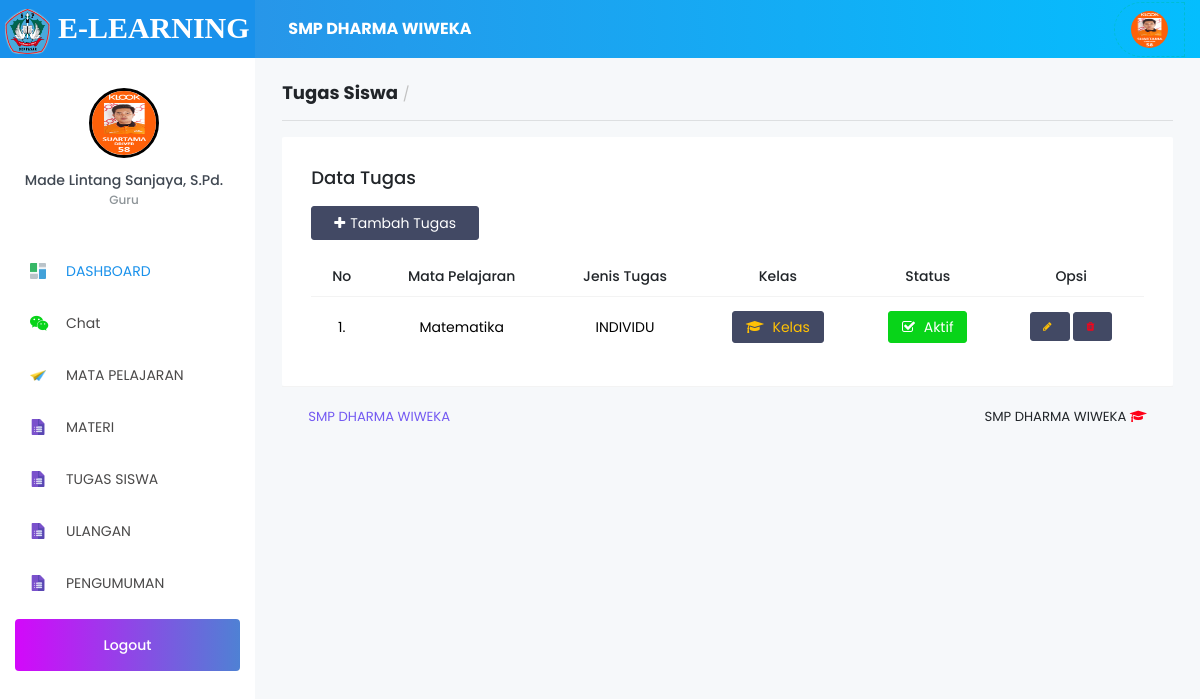
/Guru/index.php?page=tugas (signed in), run on an earlier commit of the app's database.
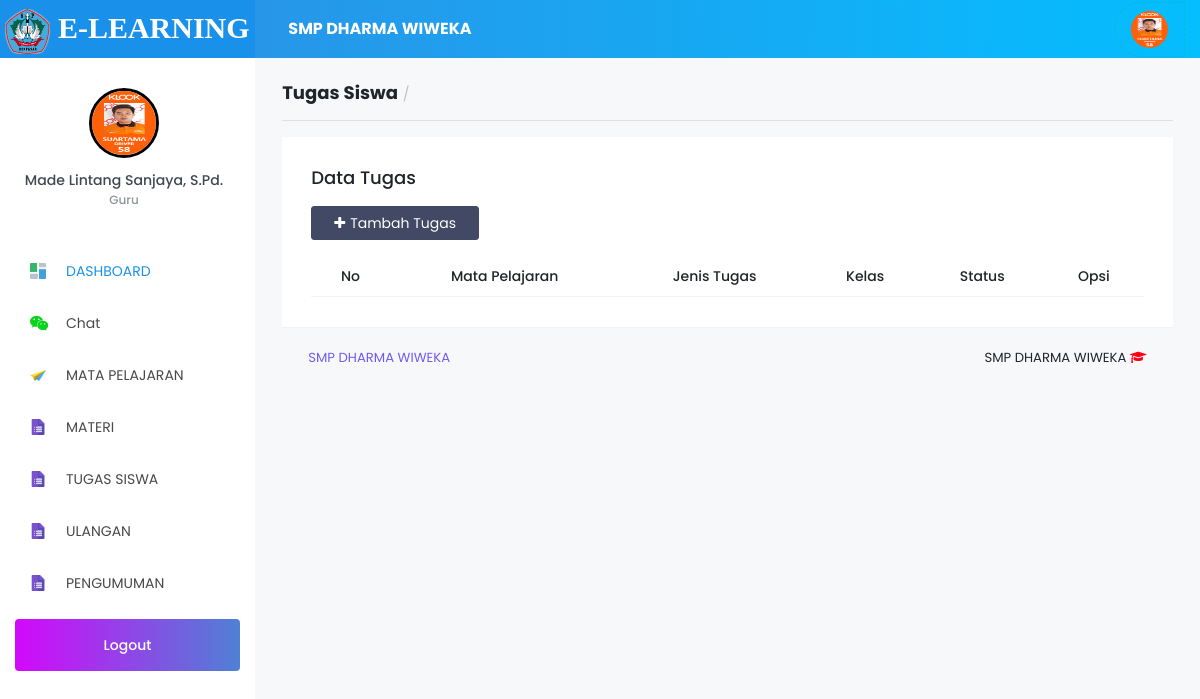
And on a later commit of the database.
### tables this page shows
CREATE TABLE `tb_sekolah` (
  `id_sekolah` int(11) NOT NULL,
  `nama_sekolah` varchar(120) NOT NULL,
  `kepsek` varchar(120) NOT NULL,
  `textlogo` varchar(120) NOT NULL,
  `logo` varchar(255) NOT NULL,
  `copyright` varchar(255) NOT NULL
);

CREATE TABLE `tb_guru` (
  `id_guru` int(11) NOT NULL,
  `nik` varchar(20) NOT NULL,
  `nama_guru` varchar(120) NOT NULL,
  `username` varchar(65) NOT NULL,
  `password` varchar(255) NOT NULL,
  `foto` varchar(255) NOT NULL,
  `status` varchar(5) NOT NULL,
  `date_created` date NOT NULL,
  `confirm` enum('Yes','No') NOT NULL
);

CREATE TABLE `tb_tugas` (
  `id_tugas` int(11) NOT NULL,
  `id_jenistugas` int(11) NOT NULL,
  `judul_tugas` varchar(100) NOT NULL,
  `isi_tugas` text NOT NULL,
  `tanggal` date NOT NULL,
  `waktu` int(30) NOT NULL,
  `jml_anggota` int(30) NOT NULL,
  `id_guru` int(11) NOT NULL,
  `id_mapel` int(11) NOT NULL,
  `id_semester` int(11) NOT NULL
);

CREATE TABLE `tb_master_mapel` (
  `id_mapel` int(11) NOT NULL,
  `mapel` varchar(60) NOT NULL
);

CREATE TABLE `tb_jenistugas` (
  `id_jenistugas` int(11) NOT NULL,
  `jenis_tugas` varchar(60) NOT NULL
);

### Guru/index.php (the view, shortened to what this page needs)
<?php
  include '../config/db.php';
  if (@$_SESSION['Guru']) {
    if (@$_SESSION['Guru']) {
      $sesi = @$_SESSION['Guru'];
    }
    $sql  = mysqli_query($con,"SELECT * FROM tb_guru WHERE id_guru = '$sesi'") or die(mysqli_error($con));
    $data = mysqli_fetch_array($sql);
    $sekolah  = mysqli_query($con,"SELECT * FROM tb_sekolah WHERE id_sekolah=1 ");
    $apl      = mysqli_fetch_array($sekolah); ?>
    <!DOCTYPE html>
    <html lang="en">
    <head>
      <link rel="stylesheet" href="../vendor/node_modules/mdi/css/materialdesignicons.min.css">
      <link rel="stylesheet" href="../vendor/node_modules/simple-line-icons/css/simple-line-icons.css">
      <link rel="stylesheet" href="../vendor/node_modules/font-awesome/css/font-awesome.min.css" />
      <link rel="stylesheet" href="../vendor/css/style.css">
      <link href="../vendor/sweetalert/sweetalert.css" rel="stylesheet" />
      <link rel="stylesheet" type="text/css" href="../vendor/css/jquery.dataTables.css">
    </head>
    <body>
      <div class="container-scroller">
        <nav class="navbar col-lg-12 col-12 p-0 fixed-top d-flex flex-row">
          <div class="text-center navbar-brand-wrapper d-flex align-items-top justify-content-center" style="background-color: #1991eb;">
            <a class="navbar-brand brand-logo" href="index.php" style="font-family:Aegyptus;font-weight: bold;font-size: 30px;">
              <img src="../vendor/images/<?=$apl['logo'];?>" alt="logo" style="height: 45px;width: 45px;border-radius: 10px;"> <b><?=$apl['textlogo'];?></b>
            </a>
          </div>
          <div class="navbar-menu-wrapper d-flex align-items-center">
            <ul class="navbar-nav navbar-nav-left header-links d-none d-md-flex">
              <li class="nav-item" style="width: 400px;">
                <a href="#" style="color: #fff;text-decoration: none;">
                  <b><?=$apl['nama_sekolah'];?></b></a>
              </li>
            </ul>
            <ul class="navbar-nav navbar-nav-right" style="border-top-left-radius:50px;color: black;border-bottom-left-radius:50px;color: #fff;border:1px dashed #00BCD4; ">
              <li class="nav-item d-none d-lg-block">
                <a class="nav-link" href="?page=profil">
                  <img class="img-xs rounded-circle" src="../vendor/images/img_Guru/<?=$data['foto']; ?>" alt="">
                </a>
              </li>
            </ul>
          </div>
        </nav>
        <div class="container-fluid page-body-wrapper">
          <nav class="sidebar sidebar-offcanvas" id="sidebar">
            <ul class="nav">
              <li class="nav-item nav-profile">
                <div class="nav-link">
                  <div class="profile-image">
                    <a href="?page=profil">
                      <img src="../vendor/images/img_Guru/<?=$data['foto']; ?>" alt="image" style="border:3px solid black;"/>
                    </a>
                  </div>
                  <div class="profile-name">
                    <p class="name"><?=$data['nama_guru']; ?></p>
                    <p class="designation">Guru</p>
                  </div>
                </div>
              </li>
              <li class="nav-item">
                <a class="nav-link" href="index.php"><img class="menu-icon" src="../vendor/images/menu_icons/01.png" alt="menu icon"><span class="menu-title">DASHBOARD</span></a>
              </li>
              <li class="nav-item">
                <a class="nav-link" href="?page=chat"><i class="fa fa-wechat text-success menu-icon"></i><span class="menu-title"> Chat</span></a>
              </li>
              <li class="nav-item">
                <a class="nav-link" href="?page=mapel"><img class="menu-icon" src="../vendor/images/menu_icons/02.png" alt="menu icon"> <span class="menu-title">MATA PELAJARAN</span></a>
              </li>
              <li class="nav-item">
                <a class="nav-link" href="?page=materi">
                  <img class="menu-icon" src="../vendor/images/menu_icons/04.png" alt="menu icon">
                  <span class="menu-title">MATERI</span>
                </a>
              </li>
              <li class="nav-item">
                <a class="nav-link" data-toggle="collapse" href="#tugas" aria-expanded="false" aria-controls="general-pages"> <img class="menu-icon" src="../vendor/images/menu_icons/04.png" alt="menu icon"> <span class="menu-title">TUGAS SISWA</span><i class="menu-arrow"></i>
                </a>
              </li>
              <li class="nav-item">
                <a class="nav-link" data-toggle="collapse" href="#evaluasi" aria-expanded="false" aria-controls="general-pages"> <img class="menu-icon" src="../vendor/images/menu_icons/04.png" alt="menu icon"> <span class="menu-title">ULANGAN</span><i class="menu-arrow"></i>
                </a>
              </li>
              <li class="nav-item">
                <a class="nav-link" href="?page=pengumuman"><img class="menu-icon" src="../vendor/images/menu_icons/04.png" alt="menu icon"> <span class="menu-title">PENGUMUMAN</span></a>
              </li>
              <li class="nav-item purchase-button">
                <a class="nav-link" href="logout.php">
                Logout</a>
              </li>
            </ul>
          </nav>
          <div class="main-panel">
            <?php
              $page = @$_GET['page'];
              $act  = @$_GET['act'];
              if ($page=='perangkat') {
                if ($act=='') include 'modul/perangkat/data_perangkat.php';
                elseif ($act=='add') include 'modul/perangkat/add_perangkat.php';
                elseif ($act=='edit') include 'modul/perangkat/edit_perangkat.php';
                elseif ($act=='del') include 'modul/perangkat/del_perangkat.php';
                elseif ($act=='view') include 'modul/perangkat/view.php';
              } elseif ($page=='mapel') {
                if ($act=='') include 'modul/role/data_role.php';
                elseif ($act=='add') include 'modul/role/add_role.php';
                elseif ($act=='edit') include 'modul/role/edit_role.php';
                elseif ($act=='del') include 'modul/role/del_role.php';
              }elseif ($page=='nilai') {
                if ($act=='') include 'modul/nilai/data_nilai.php';
                elseif ($act=='view') include 'modul/nilai/view_nilaikelas.php';
              }elseif ($page=='profil') {
                if ($act=='') include 'modul/profil/data_profil.php';
              }elseif ($page=='chat') {
                if ($act=='') include 'modul/chat/chat.php';
                if ($act=='lihat') include 'modul/chat/isiChat.php';
                elseif ($act=='del') include 'modul/chat/del.php';
              }elseif ($page=='tugas') {
                if ($act=='') include 'modul/tugas/v_tugas.php';
                elseif ($act=='add') include 'modul/tugas/add_tugas.php';
                elseif ($act=='addkelastugas') include 'modul/tugas/add_kelastugas.php';
                elseif ($act=='delkelas') include 'modul/tugas/del_kelastugas.php';
                elseif ($act=='close') include 'modul/tugas/close.php';
                elseif ($act=='active') include 'modul/tugas/active.php';
                elseif ($act=='edit') include 'modul/tugas/edit_tugas.php';
                elseif ($act=='del') include 'modul/tugas/del_tugas.php';
                elseif ($act=='view') include 'modul/tugas/data_tugas.php';
                elseif ($act=='viewkelas') include 'modul/tugas/view_tugaskelas.php';
              }elseif ($page=='pengumuman') {
                if ($act=='') include 'modul/pengumuman/data_pengumuman.php';
                elseif ($act=='add') include 'modul/pengumuman/add_pengumuman.php';
                elseif ($act=='edit') include 'modul/pengumuman/edit_pengumuman.php';
                elseif ($act=='del') include 'modul/pengumuman/del_pengumuman.php';
              }elseif ($page=='proses') {
                include 'modul/models.php';
              }elseif ($page=='input_nilai') {
                include 'modul/nilai/input_nilai.php';
              }elseif ($page=='edit_nilai') {
                include 'modul/nilai/edit_nilai.php';
              }elseif ($page=='') {
                include 'Home.php';
              }else{
                echo "<b>4014!</b> Tidak ada halaman !";
              }
            ?>
            <footer class="footer">
              <div class="container-fluid clearfix">
                <span class="text-info d-block text-center text-sm-left d-sm-inline-block"><?=$apl['copyright'];?></span>
                <span class="float-none float-sm-right d-block mt-1 mt-sm-0 text-center"><?=$apl['nama_sekolah'];?> <i class="fa fa-graduation-cap text-danger"></i></span>
              </div>
            </footer>
          </div>
        </div>
      </div>
    </body>
    </html>
<?php
} else{
	include 'modul/500.html';
}

### Guru/modul/tugas/v_tugas.php (shortened to what this page needs)
<div class="content-wrapper">
  <h4><b>Tugas Siswa</b> <small class="text-muted">/</small></h4>
  <hr>
  <div class="row">
    <div class="col-md-12">
      <div class="card">
        <div class="card-body">
          <h4 class="card-title">Data Tugas</h4>
          <p class="card-description">
            <a href="?page=tugas&act=add" class="btn btn-dark text-white"><i class="fa fa-plus"></i>Tambah Tugas</a>
          </p>
          <div class="table-responsive">
            <table class="table" id="data">
              <thead>
                <tr>
                  <th class="text-center">No</th>
                  <th class="text-center">Mata Pelajaran</th>
                  <th class="text-center">Jenis Tugas</th>
                  <th class="text-center">Kelas</th>
                  <th class="text-center">Status</th>
                  <th class="text-center">Opsi</th>
                </tr>
              </thead>
              <tbody style="color: black;">
                <?php
                  $no   = 1;
                  $sql  = mysqli_query($con,"SELECT * FROM tb_tugas
                    INNER JOIN tb_jenistugas ON tb_tugas.id_jenistugas=tb_jenistugas.id_jenistugas
                    INNER JOIN tb_master_mapel ON tb_tugas.id_mapel=tb_master_mapel.id_mapel
                    INNER JOIN tb_master_semester ON tb_tugas.id_semester=tb_master_semester.id_semester
                    INNER JOIN tb_roleguru ON tb_tugas.id_mapel = tb_roleguru.id_mapel
                    WHERE tb_roleguru.id_guru  = '$sesi'
                  ");
                  foreach ($sql as $d) { ?>
                    <tr>
                      <td class="text-center"><?=$no++; ?>. </td>
                      <td class="text-center"> <?=$d['mapel'] ?></td>
                      <td class="text-center"><?=$d['jenis_tugas'] ?></td>
                      <td class="text-center">
                        <a data-toggle="modal" data-target="#kelasTugas<?=$d['id_tugas']; ?>" class="btn btn-dark btn-sm text-warning"><i class="fa fa-graduation-cap"></i> Kelas </a>
                      </td>
                      <td class="text-center">
                        <?php
                          $klsu = mysqli_query($con,"SELECT * FROM kelas_tugas WHERE id_tugas='$d[id_tugas]' AND aktif='Y' ");
                          $jml  = mysqli_num_rows($klsu);
                          if ($jml >0) { ?>
                            <a data-toggle="modal" data-target="#tutup<?=$d['id_tugas']; ?>" class="btn btn-success btn-sm text-white"><i class="fa fa-check-square-o"></i> Aktif </a>
                              <?php
                          }
                        ?>
                      </td>
                      <td class="text-center">
                        <a href="?page=tugas&act=edit&ID=<?=$d['id_tugas']; ?>" class="btn btn-dark text-warning btn-xs"><i class="fa fa-pencil"></i> </a>
                        <button type="button" class="btn btn-dark text-danger btn-xs" data-toggle="modal" data-target="#hapus<?= $d['id_tugas']; ?>"><i class="fa fa-trash"></i> </button>
                      </td>
                        </tr>
                    <?php } ?>
                      </tbody>
                    </table>
          </div>
        </div>
      </div>
    </div>
  </div>

What changed in the data, as far as the page shows it:
removed tb_tugas: id_mapel.mapel "Matematika", id_jenistugas.jenis_tugas "INDIVIDU"
